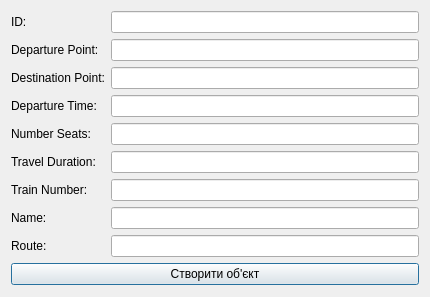
<?xml version="1.0" encoding="UTF-8"?>
<ui version="4.0">
 <class>DialogTrain</class>
 <widget class="QDialog" name="DialogTrain">
  <property name="geometry">
   <rect>
    <x>0</x>
    <y>0</y>
    <width>430</width>
    <height>297</height>
   </rect>
  </property>
  <property name="windowTitle">
   <string>Dialog</string>
  </property>
  <layout class="QVBoxLayout" name="verticalLayout_9">
   <item>
    <layout class="QVBoxLayout" name="verticalLayout_5">
     <item>
      <layout class="QHBoxLayout" name="horizontalLayout_4">
       <item>
        <layout class="QVBoxLayout" name="verticalLayout_7">
         <item>
          <widget class="QLabel" name="label_10">
           <property name="text">
            <string>ID:</string>
           </property>
          </widget>
         </item>
         <item>
          <widget class="QLabel" name="label_11">
           <property name="text">
            <string>Departure Point:</string>
           </property>
          </widget>
         </item>
         <item>
          <widget class="QLabel" name="label_12">
           <property name="text">
            <string>Destination Point:</string>
           </property>
          </widget>
         </item>
         <item>
          <widget class="QLabel" name="label_13">
           <property name="text">
            <string>Departure Time:</string>
           </property>
          </widget>
         </item>
         <item>
          <widget class="QLabel" name="label_14">
           <property name="text">
            <string>Number Seats:</string>
           </property>
          </widget>
         </item>
         <item>
          <widget class="QLabel" name="label_15">
           <property name="text">
            <string>Travel Duration:</string>
           </property>
          </widget>
         </item>
         <item>
          <widget class="QLabel" name="label_16">
           <property name="text">
            <string>Train Number:</string>
           </property>
          </widget>
         </item>
         <item>
          <widget class="QLabel" name="label_17">
           <property name="text">
            <string>Name:</string>
           </property>
          </widget>
         </item>
         <item>
          <widget class="QLabel" name="label_18">
           <property name="text">
            <string>Route:</string>
           </property>
          </widget>
         </item>
        </layout>
       </item>
       <item>
        <layout class="QVBoxLayout" name="verticalLayout_6">
         <item>
          <widget class="QLineEdit" name="IdLineEdit_2"/>
         </item>
         <item>
          <widget class="QLineEdit" name="DeparturePointLineEdit_2"/>
         </item>
         <item>
          <widget class="QLineEdit" name="DestinationPointLineEdit_2"/>
         </item>
         <item>
          <widget class="QLineEdit" name="DepartureTimeLineEdit_2"/>
         </item>
         <item>
          <widget class="QLineEdit" name="NumberSeatsLineEdit_2"/>
         </item>
         <item>
          <widget class="QLineEdit" name="TravelDurationLineEdit_2"/>
         </item>
         <item>
          <widget class="QLineEdit" name="TrainNumberLineEdit_2"/>
         </item>
         <item>
          <widget class="QLineEdit" name="NameLineEdit_2"/>
         </item>
         <item>
          <widget class="QLineEdit" name="RouteLineEdit_2"/>
         </item>
        </layout>
       </item>
       <item>
        <layout class="QVBoxLayout" name="verticalLayout_8"/>
       </item>
      </layout>
     </item>
     <item>
      <widget class="QPushButton" name="pushButton_2">
       <property name="text">
        <string>Створити об'єкт</string>
       </property>
      </widget>
     </item>
    </layout>
   </item>
  </layout>
 </widget>
 <resources/>
 <connections/>
</ui>
